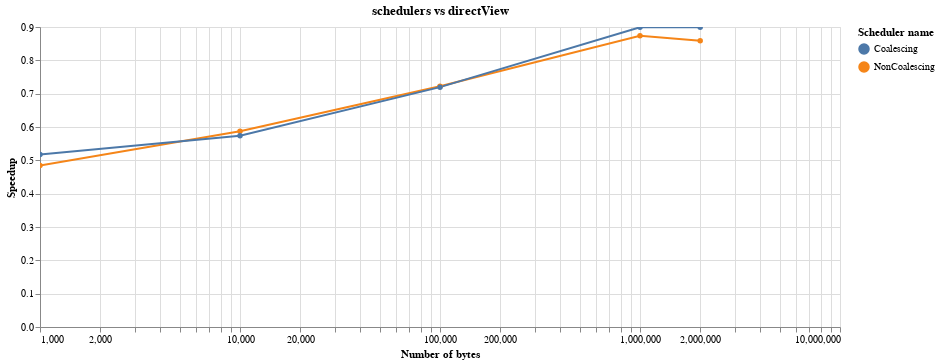
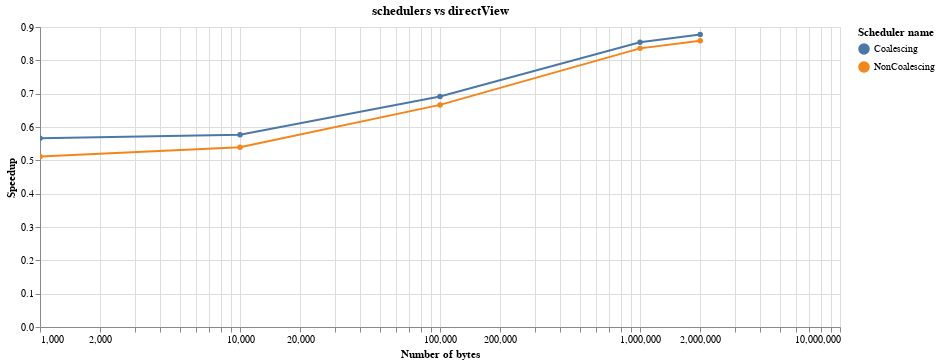

The code cell stored with these charts, in order, in its notebook:
### Code cell
for engine in data['Number of engines'].unique():
    display(Markdown(f'### Running on {engine} engines'))
    alt.Chart(data[(data['Number of engines'] == engine) & (data['Scheduler name'] != 'DirectView')]).mark_line(point=True).encode(
        alt.X(
            'Number of bytes',
            scale=alt.Scale(type='log')
        ),
        alt.Y(
            'Speedup',
        ),
        color='Scheduler name:N',
        tooltip='Duration in ms',
    ).properties(title='schedulers vs directView', width=800).interactive().display(renderer='svg')

### Figure 1 — Vega-Lite specification as saved in the notebook (floating-point values rounded to 4 significant figures)
{"config": {"view": {"continuousWidth": 400, "continuousHeight": 300}}, "data": {"name": "data-0440ad4e8611b0ea62c3981b00e7f59b"}, "mark": {"type": "line", "point": true}, "encoding": {"color": {"type": "nominal", "field": "Scheduler name"}, "tooltip": {"type": "quantitative", "field": "Duration in ms"}, "x": {"type": "quantitative", "field": "Number of bytes", "scale": {"type": "log"}}, "y": {"type": "quantitative", "field": "Speedup"}}, "selection": {"selector045": {"type": "interval", "bind": "scales", "encodings": ["x", "y"]}}, "title": "schedulers vs directView", "width": 800, "$schema": "https://vega.github.io/schema/vega-lite/v4.8.1.json", "datasets": {"data-0440ad4e8611b0ea62c3981b00e7f59b": [{"Duration in ms": 9.45, "Number of bytes": 1000, "Number of engines": 1, "Scheduler name": "NonCoalescing", "Speedup": 0.4847}, {"Duration in ms": 9.47, "Number of bytes": 10000, "Number of engines": 1, "Scheduler name": "NonCoalescing", "Speedup": 0.5871}, {"Duration in ms": 17.83, "Number of bytes": 100000, "Number of engines": 1, "Scheduler name": "NonCoalescing", "Speedup": 0.7224}, {"Duration in ms": 89.25, "Number of bytes": 1000000, "Number of engines": 1, "Scheduler name": "NonCoalescing", "Speedup": 0.8735}, {"Duration in ms": 172.5, "Number of bytes": 2000000, "Number of engines": 1, "Scheduler name": "NonCoalescing", "Speedup": 0.8587}, {"Duration in ms": 8.85, "Number of bytes": 1000, "Number of engines": 1, "Scheduler name": "Coalescing", "Speedup": 0.5175}, {"Duration in ms": 9.69, "Number of bytes": 10000, "Number of engines": 1, "Scheduler name": "Coalescing", "Speedup": 0.5738}, {"Duration in ms": 17.9, "Number of bytes": 100000, "Number of engines": 1, "Scheduler name": "Coalescing", "Speedup": 0.7196}, {"Duration in ms": 86.69, "Number of bytes": 1000000, "Number of engines": 1, "Scheduler name": "Coalescing", "Speedup": 0.8993}, {"Duration in ms": 164.8, "Number of bytes": 2000000, "Number of engines": 1, "Scheduler name": "Coalescing", "Speedup": 0.8989}]}}

### Figure 2 — Vega-Lite specification as saved in the notebook (floating-point values rounded to 4 significant figures)
{"config": {"view": {"continuousWidth": 400, "continuousHeight": 300}}, "data": {"name": "data-9a6930e69cbd1d65145edab2df56d729"}, "mark": {"type": "line", "point": true}, "encoding": {"color": {"type": "nominal", "field": "Scheduler name"}, "tooltip": {"type": "quantitative", "field": "Duration in ms"}, "x": {"type": "quantitative", "field": "Number of bytes", "scale": {"type": "log"}}, "y": {"type": "quantitative", "field": "Speedup"}}, "selection": {"selector046": {"type": "interval", "bind": "scales", "encodings": ["x", "y"]}}, "title": "schedulers vs directView", "width": 800, "$schema": "https://vega.github.io/schema/vega-lite/v4.8.1.json", "datasets": {"data-9a6930e69cbd1d65145edab2df56d729": [{"Duration in ms": 9.85, "Number of bytes": 1000, "Number of engines": 2, "Scheduler name": "NonCoalescing", "Speedup": 0.5117}, {"Duration in ms": 10.35, "Number of bytes": 10000, "Number of engines": 2, "Scheduler name": "NonCoalescing", "Speedup": 0.5391}, {"Duration in ms": 18.7, "Number of bytes": 100000, "Number of engines": 2, "Scheduler name": "NonCoalescing", "Speedup": 0.6663}, {"Duration in ms": 89.76, "Number of bytes": 1000000, "Number of engines": 2, "Scheduler name": "NonCoalescing", "Speedup": 0.8359}, {"Duration in ms": 171.1, "Number of bytes": 2000000, "Number of engines": 2, "Scheduler name": "NonCoalescing", "Speedup": 0.8586}, {"Duration in ms": 8.9, "Number of bytes": 1000, "Number of engines": 2, "Scheduler name": "Coalescing", "Speedup": 0.5663}, {"Duration in ms": 9.67, "Number of bytes": 10000, "Number of engines": 2, "Scheduler name": "Coalescing", "Speedup": 0.577}, {"Duration in ms": 18.02, "Number of bytes": 100000, "Number of engines": 2, "Scheduler name": "Coalescing", "Speedup": 0.6915}, {"Duration in ms": 87.85, "Number of bytes": 1000000, "Number of engines": 2, "Scheduler name": "Coalescing", "Speedup": 0.8541}, {"Duration in ms": 167.4, "Number of bytes": 2000000, "Number of engines": 2, "Scheduler name": "Coalescing", "Speedup": 0.8774}]}}
